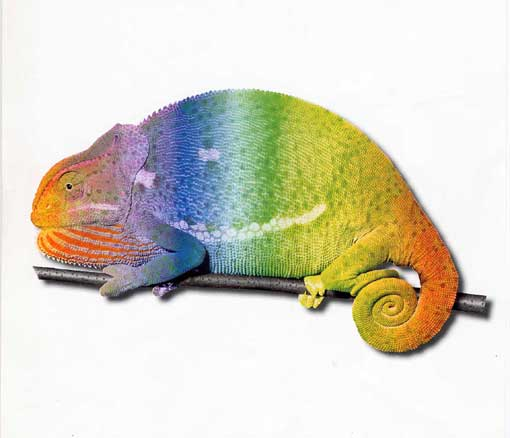
%> input picture camaleon.png, 510 x 438 px
$ octave Transmisor.m   (GNU Octave 9; MATLAB toolbox functions it lacks are replaced by stand-ins)
%> lines starting %> are read from the running program, lines starting %| are printed output that depends on the picture
%%%%%%%%%%%%%%%%%%%%%%% 1 Transmisi髇 %%%%%%%%%%%%%%%%%%%%%%%%%%%%%%%%%%%%%%%%
%%%%%%%%%%%%%%%%%%%%%%%%%%%%%%%%%%%%%%%%%%%%%%%%%%%%%%%%%%%%%%%%%%%%%%%%%%%%%%

%%%%%% 1.1 Leer im醙en y obtener las matrices RGB%%%%%%%%%%%%%

A=imread('camaleon.png');%cargar imagen
%> A is the input picture: size 438x510x3 uint8; mean R, G, B 217.4, 213.9, 199
imshow(A)
impixelinfo

r = A(:,:,1); % Obtener la matriz roja
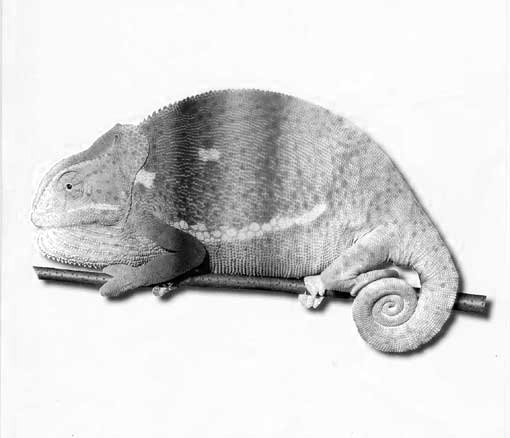
%> r: size 438x510 uint8; min 0, max 255, mean 217.4
g = A(:,:,2); % Obtener la matriz verde
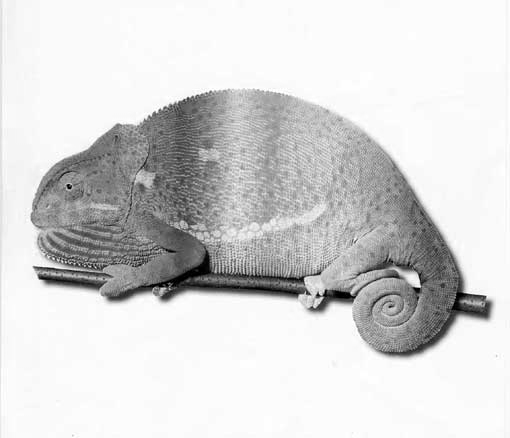
%> g: size 438x510 uint8; min 0, max 255, mean 213.9
b = A(:,:,3); % Obtener la matriz azul
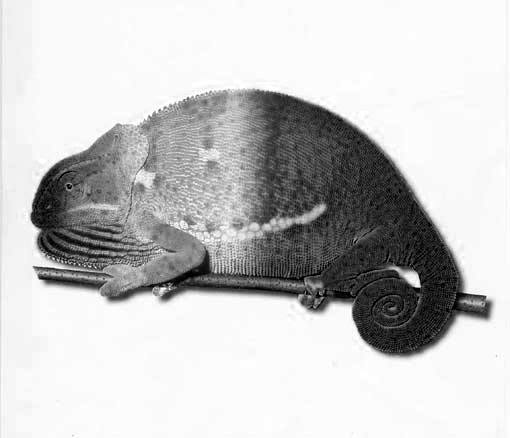
%> b: size 438x510 uint8; min 0, max 255, mean 199

%%%%%%%%%%%% 1.2 crear series de datos binarias %%%%%%%%%%%%%%%%%%%%%%%%%%

B=r(150:200,50:100,1);%%Parte de la imagen roja
C=g(150:200,50:100,1);%%Parte de la imagen verde
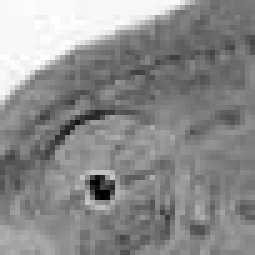
%> C: size 51x51 uint8 (shown 5 times larger); min 0, max 255, mean 139.8
D=b(150:200,50:100,1);%%Parte de la imagen azul

%%%%%%%%%%Aqui se pasa la imagen de 256 posibles intensidades a 4 posibles.

for i=1:length(B)
    for j=1:length(B)
       if B(i,j)<=64
            B(i,j)=0;
        elseif B(i,j)<=128 & B(i,j)>64
            B(i,j)=1;
        elseif B(i,j)<=192 & B(i,j)>128
            B(i,j)=2;
        else
            B(i,j)=3;
        end
    end
end
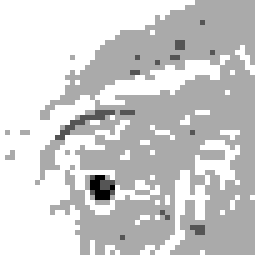
%> B: size 51x51 uint8 (shown 5 times larger); min 0, max 3, mean 2.43; drawn with min black and max white

for i=1:length(C)
    for j=1:length(C)
       if C(i,j)<=64
            C(i,j)=0;
        elseif C(i,j)<=128 & C(i,j)>64
            C(i,j)=1;
        elseif C(i,j)<=192 & C(i,j)>128
            C(i,j)=2;
        else
            C(i,j)=3;
        end
    end
end
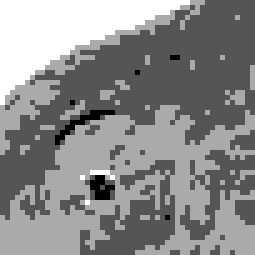
%> C: size 51x51 uint8 (shown 5 times larger); min 0, max 3, mean 1.63; drawn with min black and max white

for i=1:length(D)
    for j=1:length(D)
       if D(i,j)<=64
            D(i,j)=0;
        elseif D(i,j)<=128 & D(i,j)>64
            D(i,j)=1;
        elseif D(i,j)<=192 & D(i,j)>128
            D(i,j)=2;
        else
            D(i,j)=3;
        end
    end
end
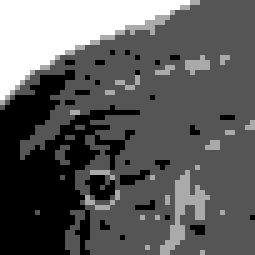
%> D: size 51x51 uint8 (shown 5 times larger); min 0, max 3, mean 1.09; drawn with min black and max white

%%%%%%%%%%%%% modulaci髇 FSK %%%%%%%%%%%%%%%%%%%%%%%%%%%%%%%%%%%%%%%%

nsamp=900;
Fs=16000;
M=8;
freq_sep1=1000;
freq_sep2=2000;
freq_sep3=500;

u=reshape(B,2601,1);%roja
%> u = 2601 values, max 3 at index 1, min 0 at index 955, mean 2.43
u2=reshape(C,2601,1);%verde
%> u2 = 2601 values, max 3 at index 1, min 0 at index 589, mean 1.63
u3=reshape(D,2601,1);%azul
%> u3 = 2601 values, max 3 at index 1, min 0 at index 23, mean 1.09

%> (the run ends here)
